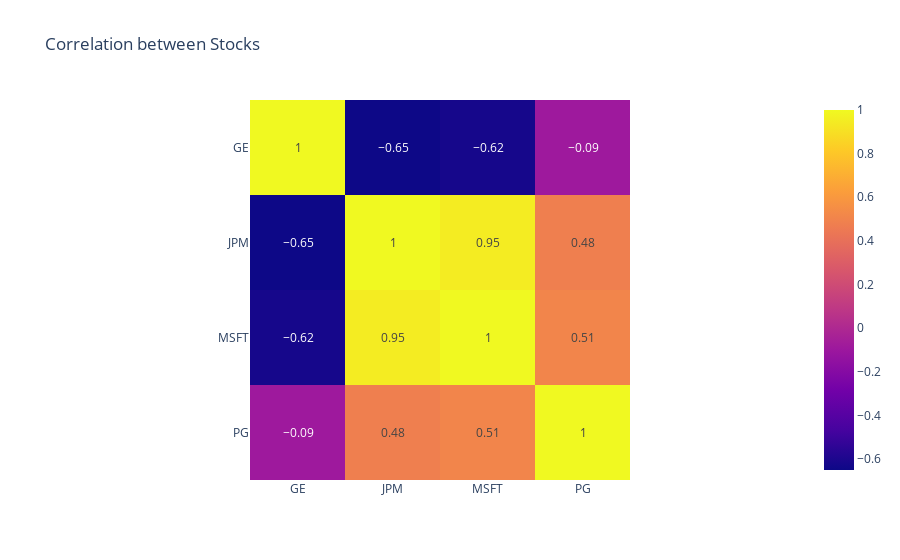

Notebook source saved alongside this figure:
### Code cell
corr_df = stocks_df.corr().round(2) # round to 2 decimal places
fig_corr = px.imshow(corr_df, text_auto=True, title = 'Correlation between Stocks')
fig_corr.show()

### Figure 1 — Plotly figure (JSON) as saved in the notebook; plotly's stock layout.template omitted (floating-point values rounded to 4 significant figures)
{"data": [{"coloraxis": "coloraxis", "hovertemplate": "x: %{x}<br>y: %{y}<br>color: %{z}<extra></extra>", "name": "0", "texttemplate": "%{z}", "type": "heatmap", "x": ["GE", "JPM", "MSFT", "PG"], "xaxis": "x", "y": ["GE", "JPM", "MSFT", "PG"], "yaxis": "y", "z": [[1, -0.65, -0.62, -0.09], [-0.65, 1, 0.95, 0.48], [-0.62, 0.95, 1, 0.51], [-0.09, 0.48, 0.51, 1]]}], "layout": {"coloraxis": {"colorscale": [[0, "#0d0887"], [0.1111, "#46039f"], [0.2222, "#7201a8"], [0.3333, "#9c179e"], [0.4444, "#bd3786"], [0.5556, "#d8576b"], [0.6667, "#ed7953"], [0.7778, "#fb9f3a"], [0.8889, "#fdca26"], [1, "#f0f921"]]}, "title": {"text": "Correlation between Stocks"}, "xaxis": {"anchor": "y", "constrain": "domain", "domain": [0, 1], "scaleanchor": "y"}, "yaxis": {"anchor": "x", "autorange": "reversed", "constrain": "domain", "domain": [0, 1]}}}
